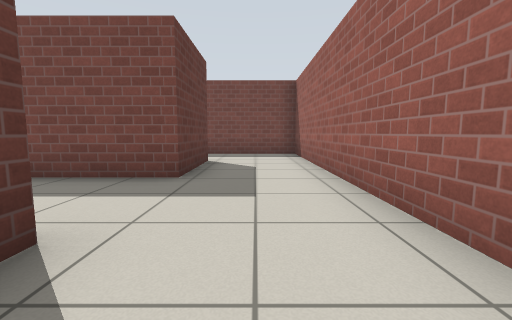
view 1 (above)

24 first-person views from a walk through a world built for the Gazebo simulator. The camera is 0.72 m above the floor, tilts 6° down and sees 90° across. The floor is counted in squares, 1 m on a side. Each view is taken from the middle of a square. On the plan, view 1 faces up. The plan holds only what a view shows up to about 9 squares ahead; the rest is blank. Simple patterns stand in for the simulator's built-in surfaces.

view 2
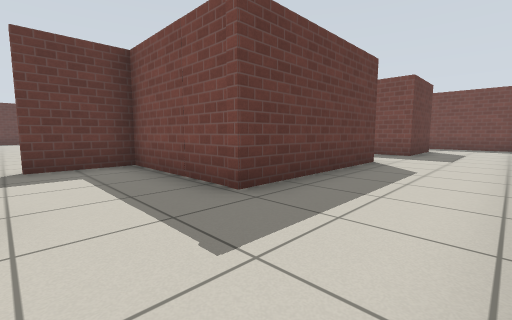

view 3
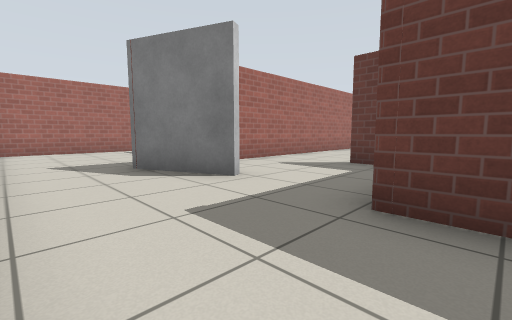

view 4
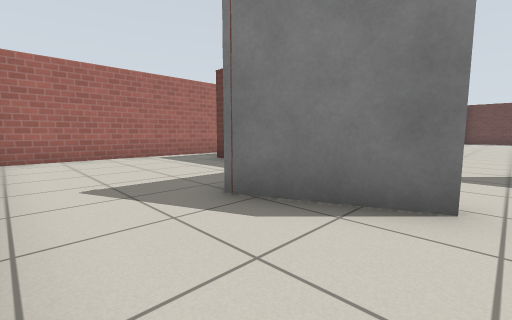

view 5
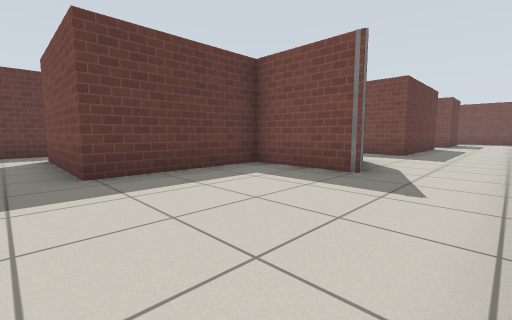

view 6
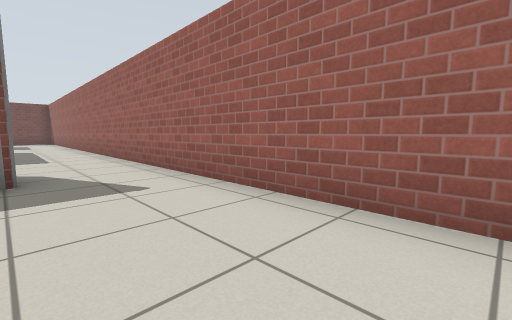

view 7
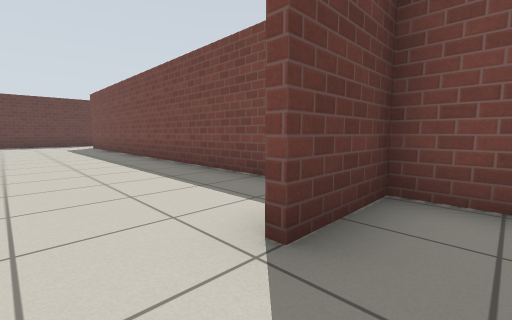

view 8
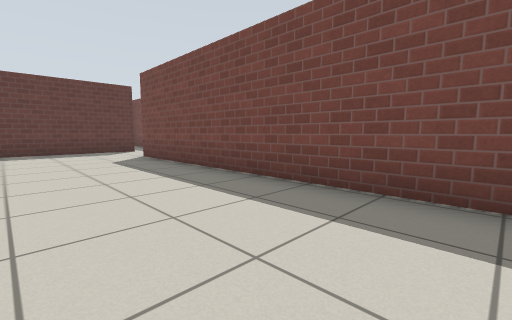

view 9
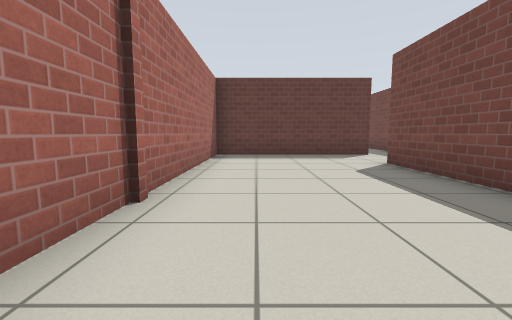

view 10
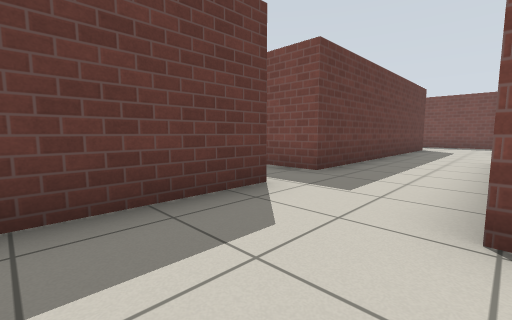

view 11
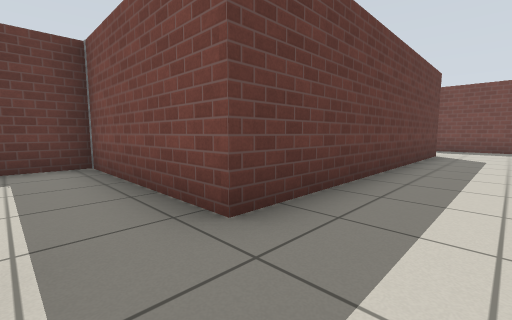

view 12
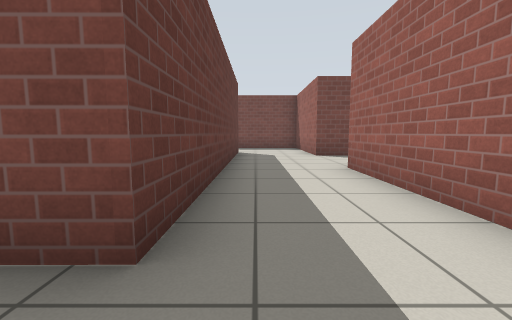

view 13
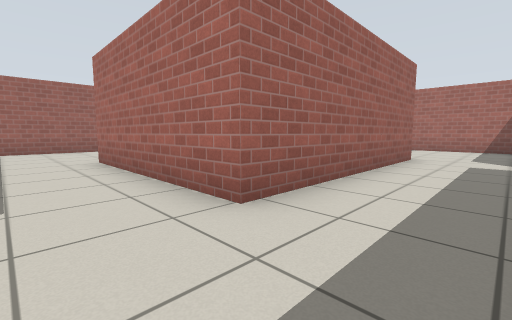

view 14
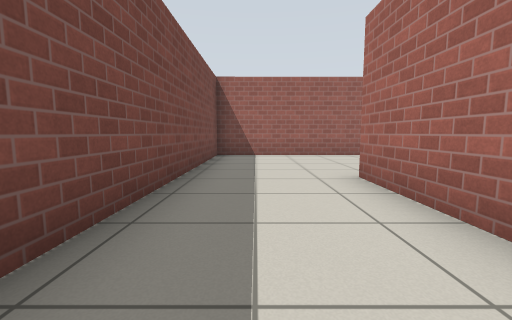

view 15
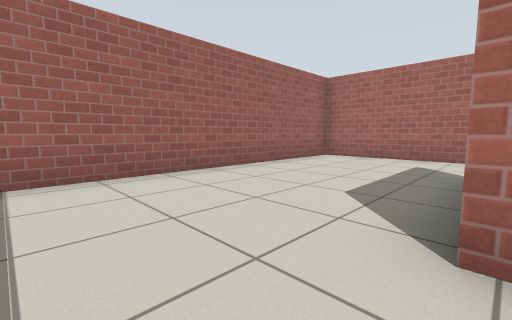

view 16
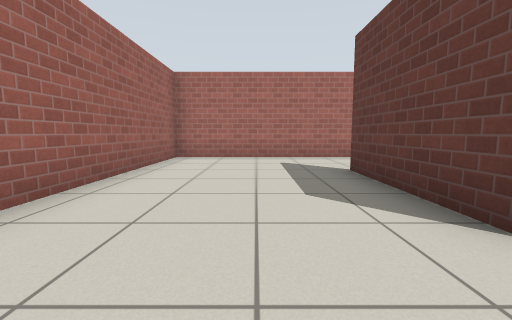

view 17
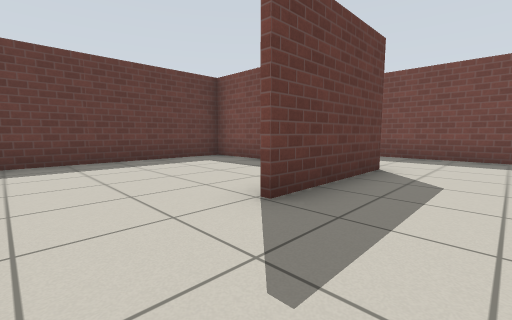

view 18
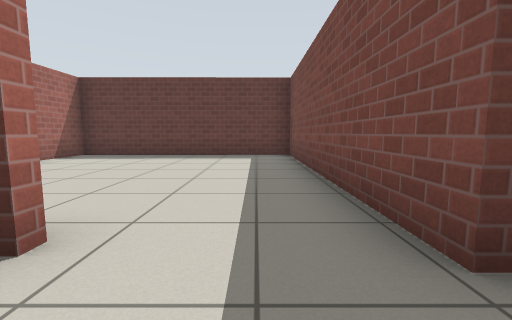

view 19
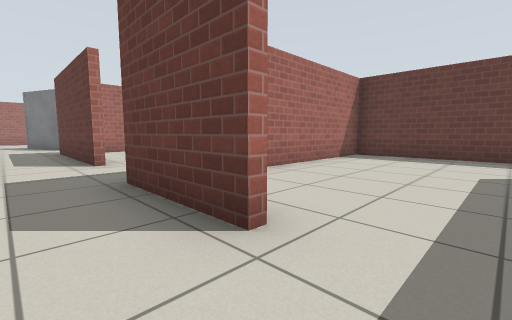

view 20
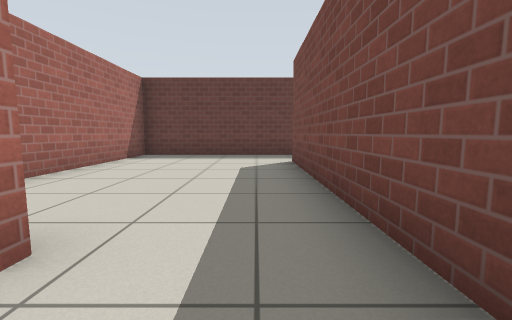

view 21
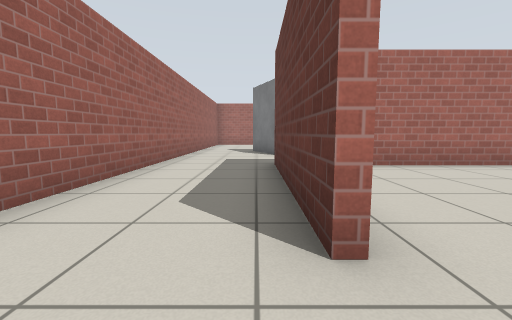

view 22
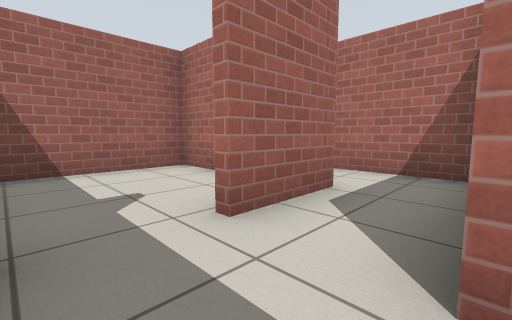

view 23
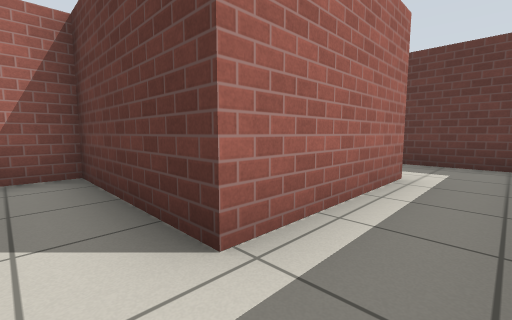

view 24
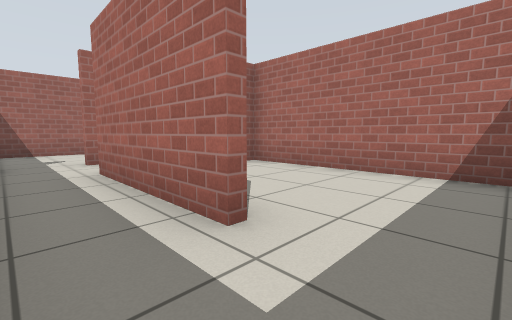

### Floor plan
Ten units are one square. View 1 is at (0, 0); x grows to the right and y downward. Boxes are objects, and circles mark ways between rooms. Rooms are numbered by the first view taken in them; rooms with no view inside come last. Other rooms are left out.
<svg viewBox="-215 -98 234 232">
<path fill="none" stroke="#000" d="M-69 29 -181 29M-66 73 -35 73M-89 92 -89 129M-14 75 -35 75 -35 111 -73 111 -73 92M-41 128 11 128M-14 -16 -14 29 -50 29 -50 48M-89 128 -64 128M14 121 14 -89 -16 -89M-13 -68 -13 -41M-205 21 -205 73 -131 73M-159 -32 -179 -32 -179 21M-139 27 -80 27M-181 29 -181 -33 -128 -33 -128 0M-86 28 -86 -63 -181 -63 -181 -71M-205 -76 -205 7M-50 110 -37 110 -37 79M-125 92 -89 92M-80 27 -36 27M-13 -41 -85 -41 -84 28M-16 -89 -66 -89M-85 -93 -85 -43 -40 -43M-141 128 -89 128M-146 79 -146 99"/>
<rect x="-25" y="55" width="20" height="20" fill="#bbb"><title>door leaf</title></rect>
<circle cx="-195" cy="30" r="3" fill="#2a7"/>
<circle cx="-80" cy="105" r="3" fill="#2a7"/>
<circle cx="-10" cy="-25" r="3" fill="#2a7"/>
<circle cx="-10" cy="-75" r="3" fill="#2a7"/>
<circle cx="-135" cy="90" r="3" fill="#2a7"/>
<text x="-60" y="50">1</text>
<text x="-140" y="-20">2</text>
<text x="-80" y="80">3</text>
<text x="-50" y="-10">4</text>
<text x="-50" y="-70">5</text>
<text x="-120" y="110">6</text>
</svg>
Room 1 opens to room 2. Room 1 opens to room 3. Room 1 opens to room 4. Room 1 opens to room 5. Room 3 opens to room 6.

Where each view was taken, in squares from view 1:
view 1: 0 up, 0 right, facing up
view 2: 5 down, 1 right, facing up-left
view 3: 2 down, 1 right, facing down-left
view 4: 5 down, 1 right, facing down-left
view 5: 12 down, 1 right, facing up-left
view 6: 12 down, 1 left, facing up-right
view 7: 6 down, 4 left, facing up-left
view 8: 6 down, 10 left, facing up-left
view 9: 6 down, 12 left, facing left
view 10: 5 down, 18 left, facing up-left
view 11: 2 down, 19 left, facing up-left
view 12: 2 down, 20 left, facing up
view 13: 5 up, 20 left, facing down-right
view 14: 5 up, 17 left, facing right
view 15: 5 up, 13 left, facing down-right
view 16: 5 up, 11 left, facing down
view 17: 2 down, 11 left, facing up-left
view 18: 3 up, 0 right, facing left
view 19: 8 up, 0 right, facing down-left
view 20: 8 up, 0 right, facing left
view 21: 3 up, 1 left, facing down
view 22: 8 down, 9 left, facing down-right
view 23: 8 down, 8 left, facing down-left
view 24: 8 down, 14 left, facing down-right
